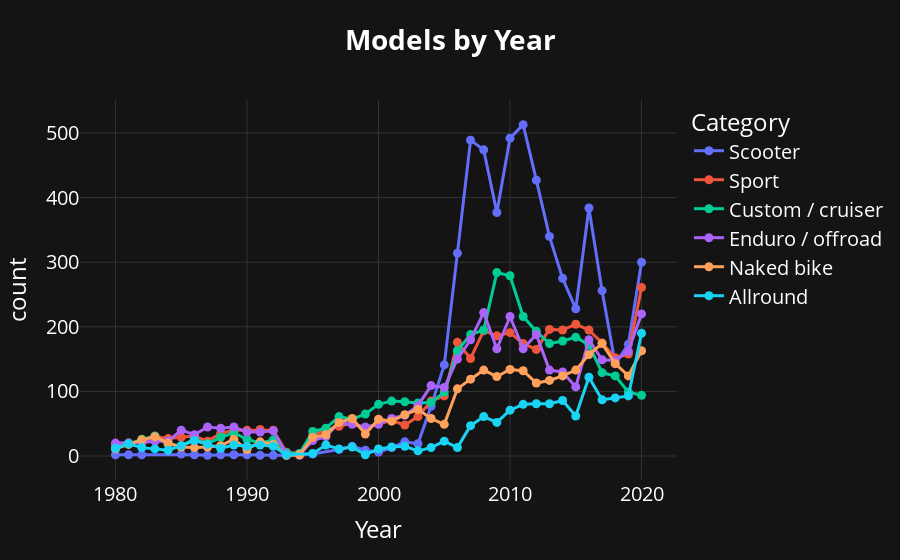

Notebook code for this chart:
### Markdown cell above
### How many models were created each year
 > Let's see for each category of bike, how many bikes were created

### Code cell
# Seleziona le 6 categorie più presenti
top6 = df_grouped.sort_values("count", ascending=False).head(7)["Category"].tolist()

# Filtra il dataframe originale per le sole 6 categorie
df_top6 = df[df["Category"].isin(top6)]

# Filtra le righe con Year >= 1980
df_top6 = df_top6[df_top6["Year"] >= 1980]
df_top6 = df_top6[df_top6["Year"] < 2021]

# Raggruppa per anno e categoria, conta le moto
year_cat_counts = (
    df_top6.groupby(["Year", "Category"])
    .size()
    .reset_index(name="count")
)

# Grafico a linee
fig = px.line(
    year_cat_counts,
    x="Year",
    y="count",
    color="Category",
    title="<b>Models by Year</b>",
    markers=True,
    color_discrete_sequence=color_seq,
    category_orders={"Category": ordered_categories},
)
set_theme(fig).show()

# 757 000 unità nel 1980 a 217 000 nel 1993
# dal 2020, le normative euro 5 diventano obbligatorie su ogni nuovo modello
#  Per non perdere omologazioni, i costruttori registrano a raffica versioni Euro 4 “final edition” 
#  Ma alcune omologano già anche Euro 5 nello stesso anno, avendo due versioni

dup_cols = ["Manufacturer","Model","Category","Year", "Greenhouse gases"]
dups = df.duplicated(subset=dup_cols, keep=False)

### Figure 1 — Plotly figure (JSON) as saved in the notebook; plotly's stock layout.template omitted (floating-point values rounded to 4 significant figures)
{"data": [{"hovertemplate": "Category=Scooter<br>Year=%{x}<br>count=%{y}<extra></extra>", "legendgroup": "Scooter", "line": {"color": "#636EFA", "dash": "solid"}, "marker": {"symbol": "circle"}, "mode": "lines+markers", "name": "Scooter", "orientation": "v", "showlegend": true, "type": "scatter", "x": [1980, 1981, 1982, 1985, 1986, 1987, 1988, 1989, 1990, 1991, 1992, 1993, 1994, 1995, 1997, 1998, 1999, 2000, 2001, 2002, 2003, 2004, 2005, 2006, 2007, 2008, 2009, 2010, 2011, 2012, 2013, 2014, 2015, 2016, 2017, 2018, 2019, 2020], "xaxis": "x", "y": [2, 2, 2, 3, 2, 1, 2, 2, 2, 1, 1, 1, 1, 3, 10, 15, 9, 6, 13, 22, 19, 77, 141, 314, 489, 474, 377, 492, 513, 427, 340, 275, 228, 384, 256, 143, 173, 300], "yaxis": "y"}, {"hovertemplate": "Category=Sport<br>Year=%{x}<br>count=%{y}<extra></extra>", "legendgroup": "Sport", "line": {"color": "#EF553B", "dash": "solid"}, "marker": {"symbol": "circle"}, "mode": "lines+markers", "name": "Sport", "orientation": "v", "showlegend": true, "type": "scatter", "x": [1980, 1981, 1982, 1983, 1984, 1985, 1986, 1987, 1988, 1989, 1990, 1991, 1992, 1993, 1994, 1995, 1996, 1997, 1998, 1999, 2000, 2001, 2002, 2003, 2004, 2005, 2006, 2007, 2008, 2009, 2010, 2011, 2012, 2013, 2014, 2015, 2016, 2017, 2018, 2019, 2020], "xaxis": "x", "y": [17, 20, 21, 30, 27, 29, 31, 23, 35, 40, 40, 41, 40, 6, 4, 32, 40, 46, 51, 43, 50, 55, 48, 61, 85, 93, 176, 151, 194, 186, 191, 174, 165, 196, 195, 204, 195, 175, 152, 158, 261], "yaxis": "y"}, {"hovertemplate": "Category=Custom / cruiser<br>Year=%{x}<br>count=%{y}<extra></extra>", "legendgroup": "Custom / cruiser", "line": {"color": "#00CC96", "dash": "solid"}, "marker": {"symbol": "circle"}, "mode": "lines+markers", "name": "Custom / cruiser", "orientation": "v", "showlegend": true, "type": "scatter", "x": [1980, 1981, 1982, 1983, 1984, 1985, 1986, 1987, 1988, 1989, 1990, 1991, 1992, 1993, 1994, 1995, 1996, 1997, 1998, 1999, 2000, 2001, 2002, 2003, 2004, 2005, 2006, 2007, 2008, 2009, 2010, 2011, 2012, 2013, 2014, 2015, 2016, 2017, 2018, 2019, 2020], "xaxis": "x", "y": [13, 19, 26, 31, 18, 16, 26, 19, 29, 36, 26, 20, 25, 5, 4, 38, 43, 61, 57, 65, 80, 85, 84, 82, 83, 99, 163, 188, 195, 284, 279, 216, 193, 174, 178, 184, 172, 129, 124, 99, 94], "yaxis": "y"}, {"hovertemplate": "Category=Enduro / offroad<br>Year=%{x}<br>count=%{y}<extra></extra>", "legendgroup": "Enduro / offroad", "line": {"color": "#AB63FA", "dash": "solid"}, "marker": {"symbol": "circle"}, "mode": "lines+markers", "name": "Enduro / offroad", "orientation": "v", "showlegend": true, "type": "scatter", "x": [1980, 1981, 1982, 1983, 1984, 1985, 1986, 1987, 1988, 1989, 1990, 1991, 1992, 1993, 1994, 1995, 1996, 1997, 1998, 1999, 2000, 2001, 2002, 2003, 2004, 2005, 2006, 2007, 2008, 2009, 2010, 2011, 2012, 2013, 2014, 2015, 2016, 2017, 2018, 2019, 2020], "xaxis": "x", "y": [20, 20, 21, 23, 23, 40, 33, 45, 43, 45, 37, 37, 39, 3, 2, 24, 30, 52, 49, 45, 49, 58, 63, 78, 109, 106, 150, 180, 222, 166, 216, 166, 188, 133, 130, 107, 180, 149, 148, 162, 220], "yaxis": "y"}, {"hovertemplate": "Category=Naked bike<br>Year=%{x}<br>count=%{y}<extra></extra>", "legendgroup": "Naked bike", "line": {"color": "#FFA15A", "dash": "solid"}, "marker": {"symbol": "circle"}, "mode": "lines+markers", "name": "Naked bike", "orientation": "v", "showlegend": true, "type": "scatter", "x": [1980, 1981, 1982, 1983, 1984, 1985, 1986, 1987, 1988, 1989, 1990, 1991, 1992, 1993, 1994, 1995, 1996, 1997, 1998, 1999, 2000, 2001, 2002, 2003, 2004, 2005, 2006, 2007, 2008, 2009, 2010, 2011, 2012, 2013, 2014, 2015, 2016, 2017, 2018, 2019, 2020], "xaxis": "x", "y": [11, 18, 25, 30, 20, 14, 13, 14, 16, 26, 10, 22, 18, 1, 2, 29, 33, 52, 58, 34, 57, 54, 64, 72, 58, 49, 104, 119, 133, 123, 134, 132, 113, 117, 124, 133, 157, 174, 143, 124, 163], "yaxis": "y"}, {"hovertemplate": "Category=Allround<br>Year=%{x}<br>count=%{y}<extra></extra>", "legendgroup": "Allround", "line": {"color": "#19D3F3", "dash": "solid"}, "marker": {"symbol": "circle"}, "mode": "lines+markers", "name": "Allround", "orientation": "v", "showlegend": true, "type": "scatter", "x": [1980, 1981, 1982, 1983, 1984, 1985, 1986, 1987, 1988, 1989, 1990, 1991, 1992, 1993, 1995, 1996, 1997, 1998, 1999, 2000, 2001, 2002, 2003, 2004, 2005, 2006, 2007, 2008, 2009, 2010, 2011, 2012, 2013, 2014, 2015, 2016, 2017, 2018, 2019, 2020], "xaxis": "x", "y": [12, 19, 13, 11, 9, 16, 24, 18, 12, 17, 15, 17, 15, 2, 4, 17, 11, 14, 2, 11, 14, 15, 8, 13, 23, 13, 47, 61, 52, 71, 80, 81, 81, 86, 62, 122, 87, 90, 93, 190], "yaxis": "y"}], "layout": {"font": {"color": "white", "size": 20}, "legend": {"bgcolor": "rgba(0,0,0,0)", "title": {"text": "Category"}, "tracegroupgap": 0}, "paper_bgcolor": "#141415", "plot_bgcolor": "#141415", "title": {"text": "<b>Models by Year</b>"}, "xaxis": {"anchor": "y", "domain": [0, 1], "gridcolor": "#333333", "title": {"text": "Year"}, "zerolinecolor": "#333333"}, "yaxis": {"anchor": "x", "domain": [0, 1], "gridcolor": "#333333", "title": {"text": "count"}, "zerolinecolor": "#333333"}}}
